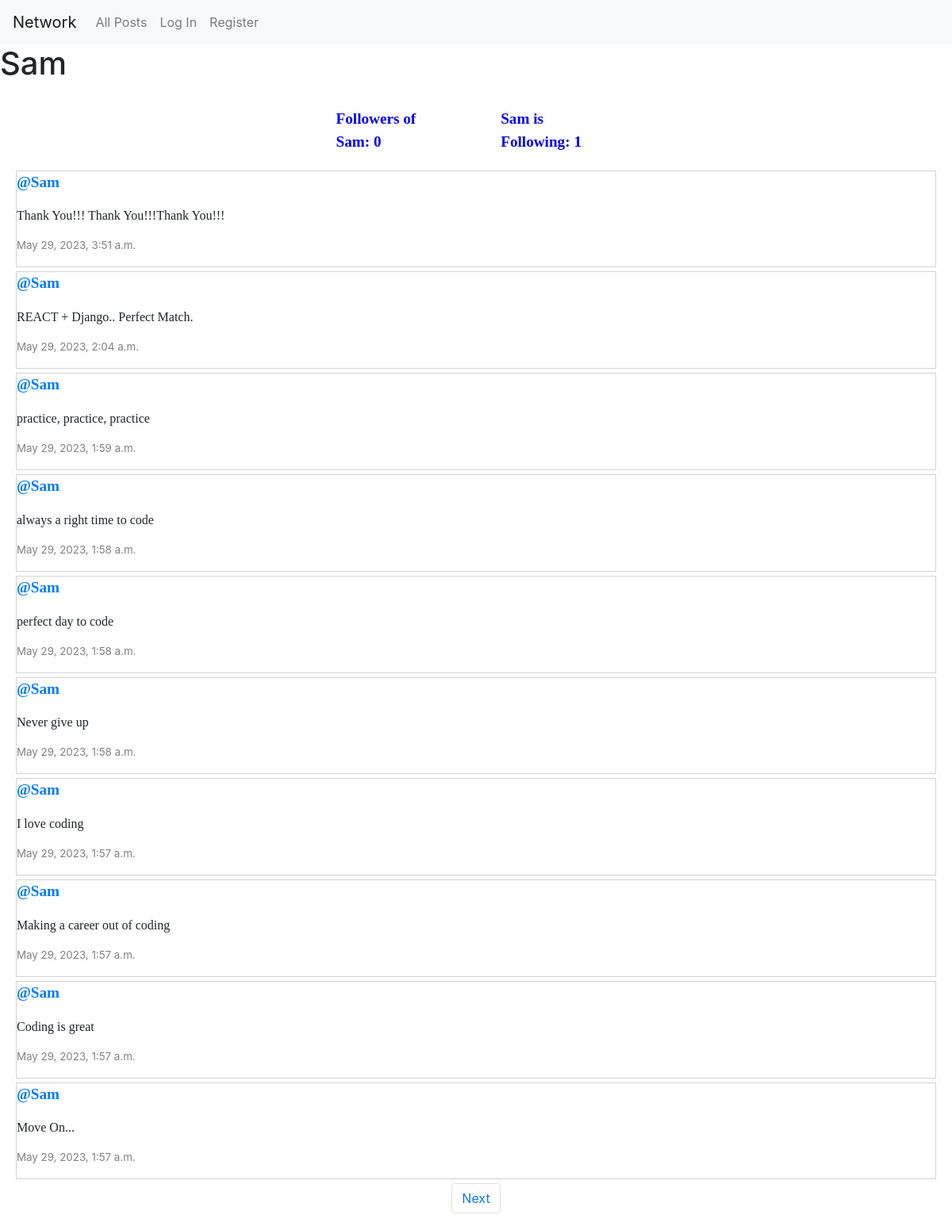
The page /profile/3 on the database its author committed.
### network/models.py (models this page shows, shortened)
class User(AbstractUser):
    pass

class Post(models.Model):
    message = models.CharField(max_length=200)
    user = models.ForeignKey(
        User, on_delete=models.CASCADE, related_name="author")
    date_posted = models.DateTimeField(auto_now_add=True)

### network/views.py (the view)
# urls.py: path("profile/<int:user_id>", views.profile, name="profile"),
def profile(request, user_id):
    user = User.objects.get(pk=user_id)
    all_posts = Post.objects.filter(user=user).order_by("-id")
    following = Follow.objects.filter(user=user)
    followers = Follow.objects.filter(user_follower=user)
    paginator = Paginator(all_posts, 10)
    page_number = request.GET.get("page")
    posts_on_page = paginator.get_page(page_number)
    is_following = False
    if request.user.is_authenticated:
        check_follow = followers.filter(
            user=User.objects.get(pk=request.user.id))
        is_following = len(check_follow) != 0
    all_likes = Like.objects.all()
    post_liked = []
    try:
        for like in all_likes:
            if like.user.id == request.user.id:
                post_liked.append(like.post.id)
    except:
        post_liked = []
    context = {
        "all_posts": all_posts,
        "posts_on_page": posts_on_page,
        "user_name": user.username,
        "following": following,
        "followers": followers,
        "is_following": is_following,
        "current_user": user,
        "post_liked": post_liked
    }
    return render(request, "network/profile.html", context)

### network/templates/network/profile.html (shortened to what this page needs)
{% extends "network/layout.html" %}
{% block body %}
    <h1>{{user_name|title}}</h1><br/>
    <div class="container d-flex justify-content-center">
        <div class ="row stand-out">
            <p class="col-4 mx-5 ">Followers of {{user_name|title}}: {{followers.count}}</p>
            <p class="col-4 ">{{user_name|title}} is Following: {{following.count}}</p>
        </div>
   </div>
    <div class="all-posts">
        {% for post in posts_on_page %}
            <div class="post">
                <p class="stand-out">
                    <a href="{% url 'profile' post.user.id %}">
                      @{{post.user.username|title}}
                    </a>
                  </p>
                  <p class="message" id="message_{{post.id}}">{{post.message}}</p>
                  <p class="date">{{post.date_posted}}</p>
            </div>
        {% endfor %}
    </div>
    <nav aria-label="Page navigation example">
        <ul class="pagination d-flex justify-content-center">
            {% if posts_on_page.has_next %}
                <li class="page-item"><a class="page-link" href="?page={{ posts_on_page.next_page_number }}">Next</a></li>
            {% endif %}
        </ul>
      </nav>
{% endblock %}

### network/static/network/styles.css (style rules this page uses)
.stand-out { font-family: Cambria, Cochin, Georgia, Times, 'Times New Roman', serif; font-size: larger; font-weight: bolder; color: blue; }
.message { font-family: cursive; font-size: medium; }
.date { color: grey; font-size: smaller; }
.post { display: flex; flex-direction: column; justify-content: flex-start; margin: 5px 20px; border: 0.5px solid lightgrey; box-sizing: border-box; }

### rows shown on the page
User: username "Sam"
Post: user.username "Sam", message "Thank You!!! Thank You!!!Thank You!!!", date_posted "May 29, 2023, 3:51 a.m."
Post: user.username "Sam", message "REACT + Django.. Perfect Match.", date_posted "May 29, 2023, 2:04 a.m."
Post: user.username "Sam", message "practice, practice, practice", date_posted "May 29, 2023, 1:59 a.m."
Post: user.username "Sam", message "always a right time to code", date_posted "May 29, 2023, 1:58 a.m."
Post: user.username "Sam", message "perfect day to code", date_posted "May 29, 2023, 1:58 a.m."
Post: user.username "Sam", message "Never give up", date_posted "May 29, 2023, 1:58 a.m."
Post: user.username "Sam", message "I love coding", date_posted "May 29, 2023, 1:57 a.m."
Post: user.username "Sam", message "Making a career out of coding", date_posted "May 29, 2023, 1:57 a.m."
Post: user.username "Sam", message "Coding is great", date_posted "May 29, 2023, 1:57 a.m."
Post: user.username "Sam", message "Move On...", date_posted "May 29, 2023, 1:57 a.m."

### other values the page prints
{{ followers.count }} "0"
{{ following.count }} "1"
